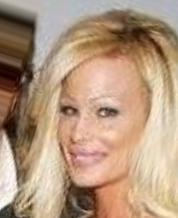
#> input picture TP1_marching_squares/images_test/096833.jpg, 178 x 218 px
$ python marching-squares.py
#> lines starting #> are read from the running program, lines starting #| are printed output that depends on the picture
import numpy as np
from PIL import Image
import matplotlib.pyplot as plt
import sys


class MarchingSquares:
    def __init__(self, image_path, grid_size=100):
        """
        Initialise l'algorithme Marching Squares

        Args:
            image_path (str): Chemin vers l'image source
            grid_size (int): Nombre de zones qui divisent l'image
        """
        self.image_path = image_path
        self.grid_size = grid_size
        self.image = None
        self.threshold = 127  # Seuil pour la binarisation
        self.contours = []

        # tableau de 16 pour représenter les 16 cas possibles des carrés
        # Chaque segment est défini par deux points (x1,y1), (x2,y2)
        self.CASES = {
            0: [],  # tous les points passe le seuil
            1: [((0.5, 1.0), (1.0, 0.5))],
            2: [((1.0, 0.5), (0.5, 0.0))],
            3: [((0.5, 1.0), (0.5, 0.0))],
            4: [((0.0, 0.5), (0.5, 0.0))],
            5: [((0.5, 1.0), (0.0, 0.5))],
            6: [((0.0, 0.5), (1.0, 0.5))],
            7: [((0.5, 1.0), (1.0, 0.5))],
            8: [((0.5, 1.0), (0.0, 0.5))],
            9: [((0.0, 0.5), (1.0, 0.5))],
            10: [((0.5, 1.0), (0.5, 0.0))],
            11: [((1.0, 0.5), (0.5, 0.0))],
            12: [((0.0, 0.5), (0.5, 0.0))],
            13: [((0.5, 1.0), (0.5, 0.0))],
            14: [((0.0, 0.5), (1.0, 0.5))],
            15: [],  # aucun point passent le seuil
        }

    def load_and_prepare_image(self):
        """Charge et prépare l'image pour le traitement"""

        image = Image.open(self.image_path).convert("L")
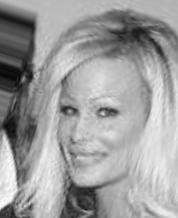
#> image: PIL image 178x218 L; min 8, max 255, mean 157.3
        self.image = np.array(image.resize((self.grid_size, self.grid_size)))
#> self.image = [[98, 175, 153, 104, 133], [69, 165, 177, 150, 149], [84, 155, 182, 183, 198], [145, 179, 178, 190, 216], [177, 169, 110, 175, 202]]
        self.image = (self.image > self.threshold).astype(int)
#> self.image = [[0, 1, 1, 0, 1], [0, 1, 1, 1, 1], [0, 1, 1, 1, 1], [1, 1, 1, 1, 1], [1, 1, 0, 1, 1]]

    def get_cell_case(self, i, j):
        """
        Marching Squares pour une cellule

        Args:
            i (int): Index de ligne
            j (int): Index de colonne

        Returns:
            int: Numéro du cas (0-15)
        """
        if i >= self.grid_size - 1 or j >= self.grid_size - 1:
            return 0

        # Récupérer les valeurs des 4 coins
        top_left = self.image[i, j]
        top_right = self.image[i, j + 1]
        bottom_left = self.image[i + 1, j]
        bottom_right = self.image[i + 1, j + 1]

        # Calculer le cas
        case = 8 * top_left + 4 * top_right + 2 * bottom_right + bottom_left
        return case

    def generate_contours(self):
        """Génère les contours pour toute l'image"""
        self.contours = []

        for i in range(self.grid_size):
            for j in range(self.grid_size):
                case = self.get_cell_case(i, j)
                segments = self.CASES[case]

                # Convertir les segments en coordonnées réelles
                for start_point, end_point in segments:
                    start = (j + start_point[0], i + start_point[1])
                    end = (j + end_point[0], i + end_point[1])
                    self.contours.append((start, end))
#> this loop made 5 passes

    def plot_contours(self, output_path=None):
        """
        Affiche ou sauvegarde les contours générés

        Args:
            output_path (str, optional): Chemin pour sauvegarder l'image
        """
#> called with output_path = 'resultat_096833.png'
        plt.figure(figsize=(10, 10))
        plt.imshow(self.image, cmap="gray")

        for start, end in self.contours:
            x_coords = [start[0], end[0]]
            y_coords = [start[1], end[1]]
            plt.plot(x_coords, y_coords, "r-", linewidth=2)

        plt.grid(True)
        plt.axis("equal")

        if output_path:
            plt.savefig(output_path)
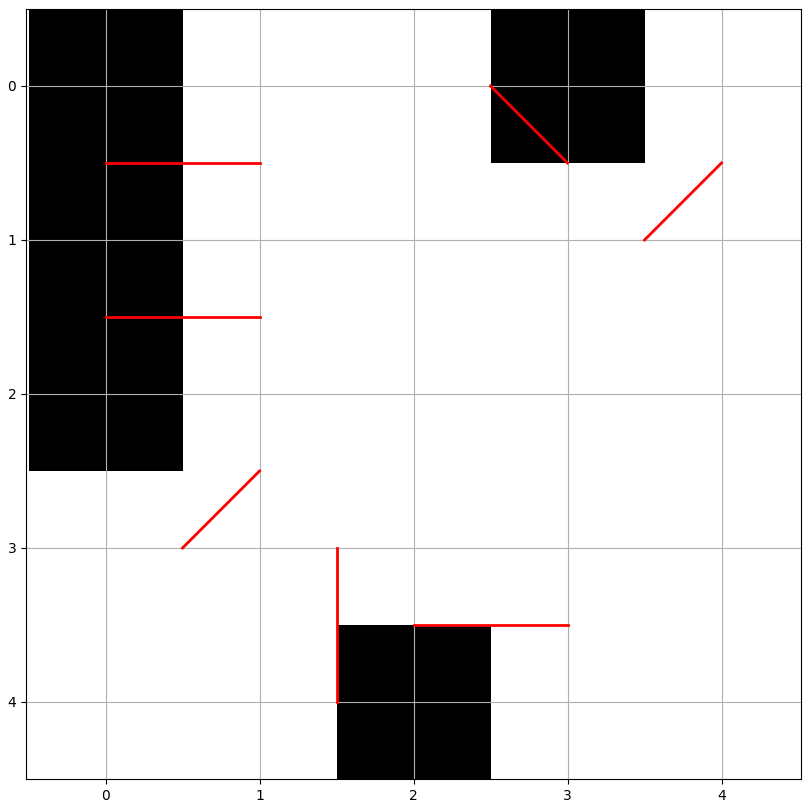
#> figure drawn by matplotlib, 1 panel
        else:
            plt.show()

    def process(self, output_path=None):
        """
        Exécute l'algorithme complet de Marching Squares

        Args:
            output_path (str, optional): Chemin pour sauvegarder le résultat
        """
        self.load_and_prepare_image()
        self.generate_contours()
        self.plot_contours(output_path)


def main():
    image_path = "images_test/096833.jpg"

    grid_size = (
        int(sys.argv[1]) if len(sys.argv) > 1 else 5
    )  # nombre de zones qui divisent l'image
    nom_image = image_path.replace("images_test/", "").replace(".jpg", "")
    output_path = f"resultat_{nom_image}.png"  # Optionnel
    print(output_path)

    # Créer et exécuter l'algorithme
    ms = MarchingSquares(image_path, grid_size)
    ms.process(output_path)


if __name__ == "__main__":
    main()

$ run again, with TP1_marching_squares/images_test/096840.jpg copied over TP1_marching_squares/images_test/096833.jpg
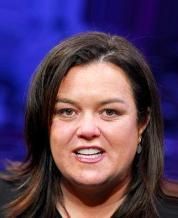
#> input picture TP1_marching_squares/images_test/096840.jpg, 178 x 218 px
#> in load_and_prepare_image, `image = Image.open(self.image_path).convert("L")`:
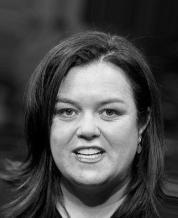
#> image: PIL image 178x218 L; min 0, max 236, mean 72
#> in load_and_prepare_image, `self.image = np.array(image.resize((self.grid_size, self.grid_size)))`: self.image = [[61, 68, 44, 26, 16], [51, 72, 143, 91, 14], [25, 81, 193, 141, 24], [27, 83, 168, 120, 44], [50, 55, 100, 58, 38]]
#> in load_and_prepare_image, `self.image = (self.image > self.threshold).astype(int)`: self.image = [[0, 0, 0, 0, 0], [0, 0, 1, 0, 0], [0, 0, 1, 1, 0], [0, 0, 1, 0, 0], [0, 0, 0, 0, 0]]
#> the loop in generate_contours, `for i in range(self.grid_size):` made 5 passes
#> in plot_contours, `plt.savefig(output_path)`:
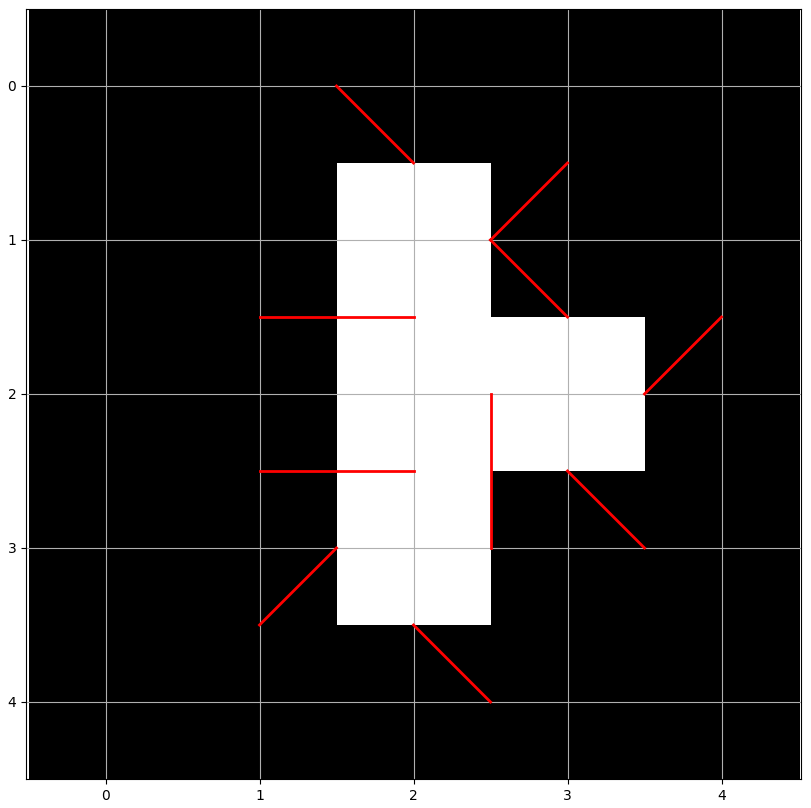
#> figure drawn by matplotlib, 1 panel

$ run again, with TP1_marching_squares/images_test/202586.jpg copied over TP1_marching_squares/images_test/096833.jpg
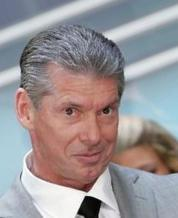
#> input picture TP1_marching_squares/images_test/202586.jpg, 178 x 218 px
#> in load_and_prepare_image, `image = Image.open(self.image_path).convert("L")`:
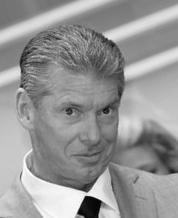
#> image: PIL image 178x218 L; min 0, max 255, mean 150.2
#> in load_and_prepare_image, `self.image = np.array(image.resize((self.grid_size, self.grid_size)))`: self.image = [[147, 152, 139, 149, 163], [137, 131, 117, 137, 175], [161, 144, 132, 152, 182], [189, 136, 123, 132, 114], [195, 203, 138, 142, 158]]
#> in load_and_prepare_image, `self.image = (self.image > self.threshold).astype(int)`: self.image = [[1, 1, 1, 1, 1], [1, 1, 0, 1, 1], [1, 1, 1, 1, 1], [1, 1, 0, 1, 0], [1, 1, 1, 1, 1]]
#> the loop in generate_contours, `for i in range(self.grid_size):` made 5 passes
#> in plot_contours, `plt.savefig(output_path)`:
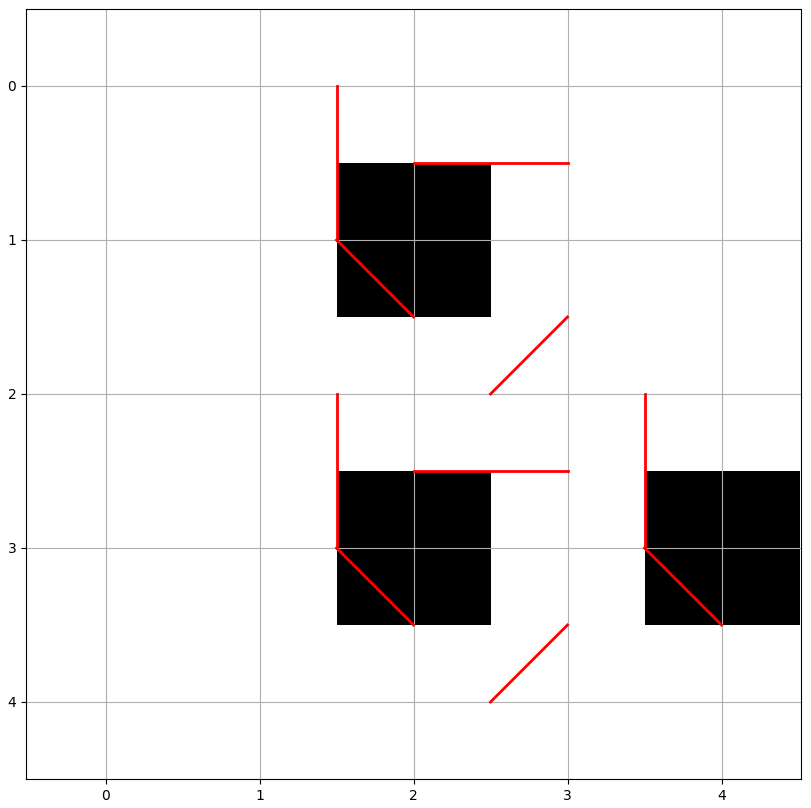
#> figure drawn by matplotlib, 1 panel
